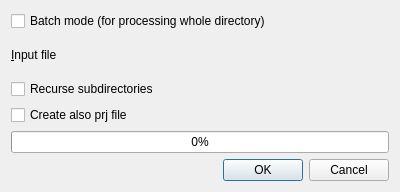
<?xml version="1.0" encoding="UTF-8"?>
<ui version="4.0">
 <class>GdalToolsDialog</class>
 <widget class="QDialog" name="GdalToolsDialog">
  <property name="geometry">
   <rect>
    <x>0</x>
    <y>0</y>
    <width>400</width>
    <height>192</height>
   </rect>
  </property>
  <property name="windowTitle">
   <string>Extract projection</string>
  </property>
  <layout class="QVBoxLayout" name="verticalLayout">
   <item>
    <widget class="QCheckBox" name="batchCheck">
     <property name="text">
      <string>Batch mode (for processing whole directory)</string>
     </property>
    </widget>
   </item>
   <item>
    <layout class="QHBoxLayout" name="horizontalLayout">
     <item>
      <widget class="QLabel" name="label">
       <property name="text">
        <string>&amp;Input file</string>
       </property>
       <property name="buddy">
        <cstring>inSelector</cstring>
       </property>
      </widget>
     </item>
     <item>
      <widget class="GdalToolsInOutSelector" name="inSelector" native="true"/>
     </item>
    </layout>
   </item>
   <item>
    <widget class="QCheckBox" name="recurseCheck">
     <property name="text">
      <string>Recurse subdirectories</string>
     </property>
    </widget>
   </item>
   <item>
    <widget class="QCheckBox" name="prjCheck">
     <property name="text">
      <string>Create also prj file</string>
     </property>
    </widget>
   </item>
   <item>
    <widget class="QProgressBar" name="progressBar">
     <property name="value">
      <number>0</number>
     </property>
    </widget>
   </item>
   <item>
    <widget class="QDialogButtonBox" name="buttonBox">
     <property name="orientation">
      <enum>Qt::Horizontal</enum>
     </property>
     <property name="standardButtons">
      <set>QDialogButtonBox::Cancel|QDialogButtonBox::Ok</set>
     </property>
    </widget>
   </item>
  </layout>
 </widget>
 <customwidgets>
  <customwidget>
   <class>GdalToolsInOutSelector</class>
   <extends>QWidget</extends>
   <header>inOutSelector</header>
   <container>1</container>
  </customwidget>
 </customwidgets>
 <resources/>
 <connections>
  <connection>
   <sender>buttonBox</sender>
   <signal>accepted()</signal>
   <receiver>GdalToolsDialog</receiver>
   <slot>accept()</slot>
   <hints>
    <hint type="sourcelabel">
     <x>248</x>
     <y>254</y>
    </hint>
    <hint type="destinationlabel">
     <x>157</x>
     <y>274</y>
    </hint>
   </hints>
  </connection>
  <connection>
   <sender>buttonBox</sender>
   <signal>rejected()</signal>
   <receiver>GdalToolsDialog</receiver>
   <slot>reject()</slot>
   <hints>
    <hint type="sourcelabel">
     <x>316</x>
     <y>260</y>
    </hint>
    <hint type="destinationlabel">
     <x>286</x>
     <y>274</y>
    </hint>
   </hints>
  </connection>
 </connections>
</ui>
